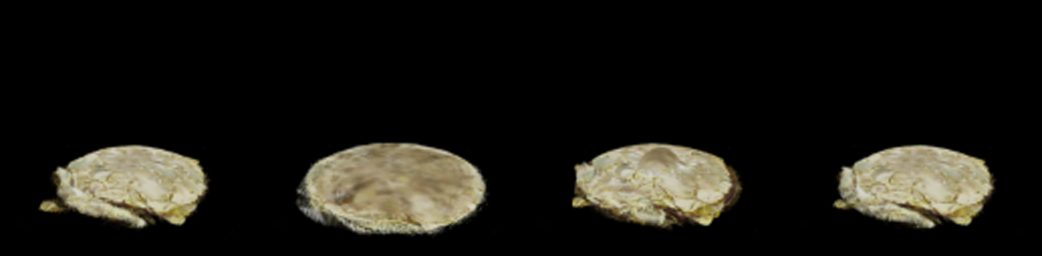
#> input picture docs/assets/refine/refine_000005.jpg, 1042 x 256 px, given in place of ., which was not available
$ python -i c1_refine.py   (imports and definitions only)
#> lines starting #> are read from the running program, lines starting #| are printed output that depends on the picture
"""Simulation-in-the-loop test-time refinement (prior + few simulations). Research version with the
split/path plumbing generalised (--split, --ensemble; --split test reads <run>/test_once predictions and
data/v2_main/test), plus the addendum arm prior_top1 (prior_top2 without the 2 law probes: ensemble prediction,
top-1 law, same search). Objective, optimiser, budgets, failure rule and replay are identical to v3b.
Original docstring follows.

V3b C1: simulation-in-the-loop test-time refinement (validation split only).

For one V2-main validation sample:
  1. Start from a trained model's prediction (best validation epoch of --run): MAP law, decoded specific
     E/rho, nu, sigma_y/rho (rho is irrelevant to MPM motion: density fixed to 1000, as replay_eval.py).
  2. Re-simulate the OBSERVED action (same object, same cameras/seed, same physics as gen_v2_main.py) and
     minimise  L = (1 - mean object-mask IoU) + RGB-MAE(union mask)/255  against the observed video,
     over log10(E/rho) and, for metal/plasticine, log10(sigma_y/rho). Optimiser: deterministic compass
     (pattern) search, step 0.5 decade halved after an unsuccessful poll, opportunistic acceptance.
     Every simulation counts towards the budget, including the start point; budgets 0/4/12 are the
     best-so-far after 0/4/12 simulations of the same search (nested).
  3. Unseen-action replay: simulate the swapped action (ACTIONS[(i+3)%6]) with GT parameters and with
     the budget-0/4/12 estimates; report object-mask IoU / RGB MAE vs the GT replay.
hardening/softening are not predicted: 0.25 for every candidate (GT replay uses the true values).
Simulation directories are deleted once their metrics are stored (state.json, resumable).

  python refine/c1_refine.py --run v2main_C_seed29 --index 12 --arm prior_top1 [--budget 24] [--gt-observed]
"""
import argparse
import glob
import json
import math
import os
import shutil
import subprocess
import sys
import time
from pathlib import Path

import numpy as np

ROOT = Path(__file__).resolve().parents[1]
sys.path[:0] = [str(ROOT / 'scripts/v2'), str(ROOT / 'refine'), str(ROOT / 'upstream/DeformFieldBench')]
from gen_v2 import ASSETS, LAWS, TEMPLATE, V1_RUN_PARAMETERS  # noqa: E402
from gen_v2_main import ACTIONS  # noqa: E402
from upstream_cli import build  # noqa: E402
from run_utils import best_dir  # noqa: E402
from my_utils.pack_tensors import _sorted_pngs  # noqa: E402
import cv2  # noqa: E402

# [1 line that did not run here, left out]
BOUNDS = {'E': (1.5, 6.5), 'sigma_y': (-0.5, 5.0)}  # log10 specific; generator ranges are E 2-6, sigma 0-4.5
STEP0 = 0.5
QUICK_FAIL_SECONDS, QUICK_RETRIES = 60, 1
FAILED_LOSS = 9.0  # failed (unstable) simulation: worse than any real candidate (loss <= 1 + 1)


# [6 lines left out: function decode, not called in this run]


def encode(j, value):
    return (math.log1p(value) - STATS['mean'][j]) / STATS['std'][j]


# [7 lines left out: function candidate, not called in this run]


def read_view(paths, export=512, size=224):
    """Bit-identical in-memory version of the dataset path: upstream downscale_png_directory (native -> 512,
    INTER_AREA, lossless PNG) followed by sample_pack's _read_view_pngs_to_thwc_uint8 (-> 224, INTER_AREA).
    Skipping the on-disk 512 rewrite avoids ~770 extra PNG writes per simulation on the shared filesystem."""
#> called with paths = '../docs/assets/refine/refine_000005.jpg', export = 512, size = 224
    frames = []
    for p in paths:
        raw = cv2.imread(str(p), cv2.IMREAD_UNCHANGED)
#> raw is the input picture: shape (256, 1042, 3); mean B, G, R 20, 25.5, 27
        if raw is None:
            raise RuntimeError(f'cannot read {p}')
        h, w = raw.shape[:2]
#> h = 256; w = 1042
        if max(h, w) > export:
            s = export / max(h, w)
#> s = 0.491
            tw, th = max(2, int(round(w * s)) // 2 * 2), max(2, int(round(h * s)) // 2 * 2)
#> tw = 512; th = 126
            raw = cv2.resize(raw, (tw, th), interpolation=cv2.INTER_AREA)
#> raw: shape (126, 512, 3)
        bgr = cv2.cvtColor(raw, cv2.COLOR_GRAY2BGR) if raw.ndim == 2 or raw.shape[2] == 1 else raw[:, :, :3]
        rgb = cv2.cvtColor(bgr, cv2.COLOR_BGR2RGB)
        if rgb.shape[:2] != (size, size):
            rgb = cv2.resize(rgb, (size, size), interpolation=cv2.INTER_AREA)
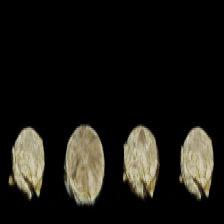
#> rgb: shape (224, 224, 3); mean R, G, B 27, 25.5, 19.9
#> pass 3 of the loop in read_view, `for p in paths:`:
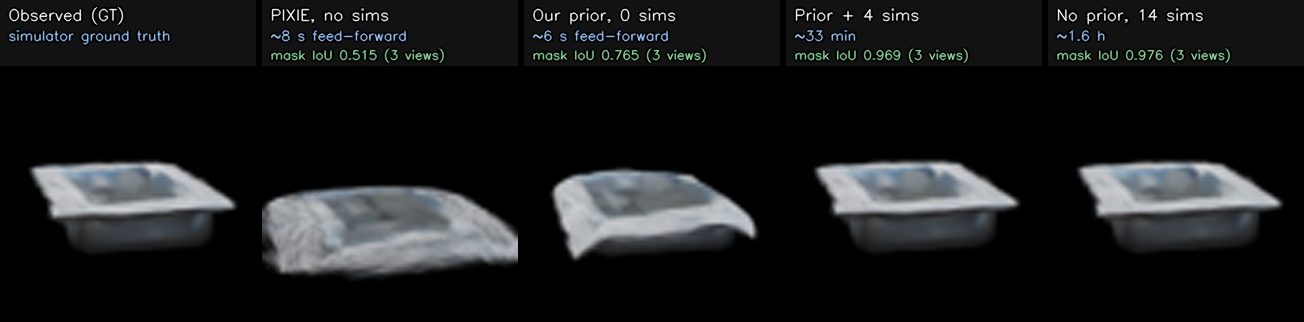
#> input picture docs/assets/refine/refine_000106.jpg, 1304 x 322 px, given in place of , which was not available
#> in read_view, raw is the input picture: shape (322, 1304, 3); mean B, G, R 28.2, 27.3, 26.1
#> in read_view, `raw = cv2.resize(raw, (tw, th), interpolation=cv2.INTER_AREA)`:
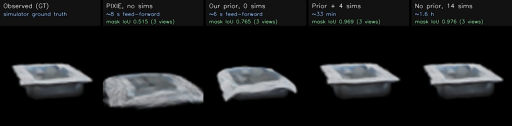
#> raw: shape (126, 512, 3); mean B, G, R 28.2, 27.3, 26.1
#> in read_view, `rgb = cv2.resize(rgb, (size, size), interpolation=cv2.INTER_AREA)`:
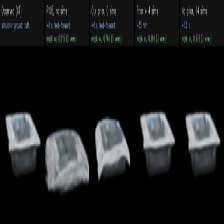
#> rgb: shape (224, 224, 3); mean R, G, B 26, 27.2, 28.1
#> the loop made 5 passes; the first 3 are shown
        frames.append(rgb)
    return np.stack(frames)  # T,H,W,3 uint8


# [10 lines left out: function load_frames, not called in this run]


def load_pack(path):
    n = np.load(path)
    return n['object_mask'][:, :, 0] > 127, n['rgb'].transpose(0, 1, 3, 4, 2).astype(np.float32)


# [57 lines left out: functions compare, simulate, not called in this run]


def load_kept(work, tag):
    n = np.load(work / f'{tag}.npz'); shape = tuple(n['shape'])
    return np.unpackbits(n['mask'], -1)[..., :shape[-1]].astype(bool), n['rgb'].astype(np.float32)


ARMS = ('prior', 'prior_sigma', 'lawmean_gt', 'lawmean_best3', 'prior_top2', 'prior_top1')


# [217 lines left out: functions law_means, gt_replay, main, not called in this run]


# [2 lines not run here, left out]

#> (the run stopped early here; a loop or call above may not have finished)
